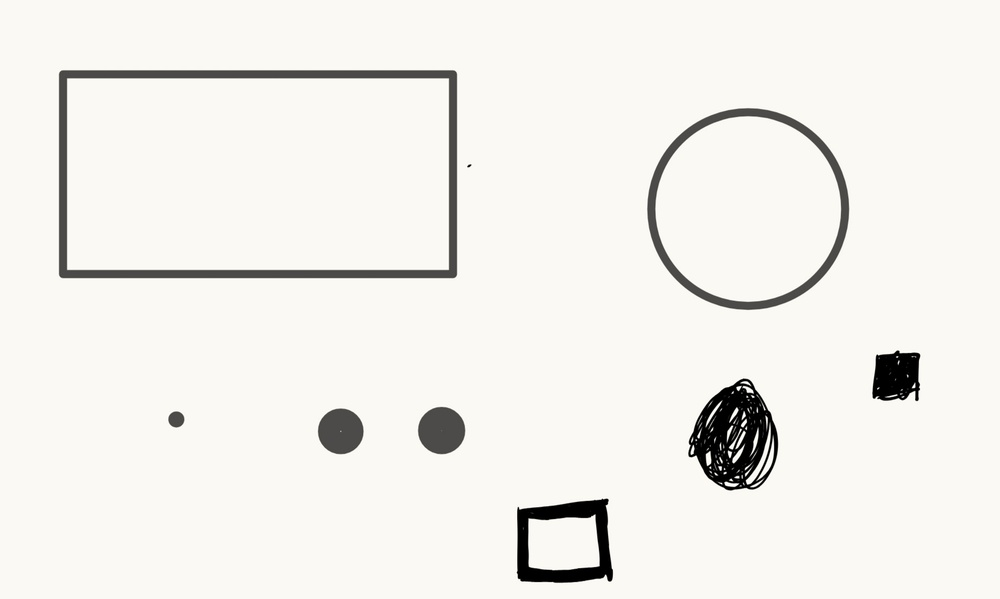
#> input picture PY_/image.jpg, 1000 x 599 px, shrunk from 1872 x 1122 before the run
$ python meanshift2D.py
#> lines starting #> are read from the running program, lines starting #| are printed output that depends on the picture
import numpy as np
import cv2
from sklearn.cluster import MeanShift, estimate_bandwidth
import matplotlib.pyplot as plt

# 1. 读取图片并转换为灰度图像
image_path = './image.jpg'  # 替换为你的图片路径
image = cv2.imread(image_path)
#> image is the input picture: shape (599, 1000, 3); mean B, G, R 234.3, 239.1, 240.1
if image is None:
    raise ValueError("无法加载图片，请检查路径是否正确！")

# 将图片转换为灰度图像
gray_image = cv2.cvtColor(image, cv2.COLOR_BGR2GRAY)

# 将灰度图像转换为一维数组，形状为 (height * width, 1)
height, width = gray_image.shape
#> height = 599; width = 1000
image_reshaped = gray_image.reshape(-1, 1)

# 2. 使用 MeanShift 聚类
# 估计带宽
bandwidth = estimate_bandwidth(image_reshaped, quantile=0.2, n_samples=500)
#> bandwidth = 11.33
print(f"Estimated bandwidth: {bandwidth}")
#| Estimated bandwidth: 11.326

# 创建 MeanShift 模型
ms = MeanShift(bandwidth=bandwidth, bin_seeding=True)
ms.fit(image_reshaped)

# 获取聚类结果
labels = ms.labels_
cluster_centers = ms.cluster_centers_
#> cluster_centers = [249, 73.86, 1.24, 222.2, 91.75, 135.7, 185.8, 114.3, 157.7, 170]
n_clusters = len(cluster_centers)
#> n_clusters = 10
print(f"Estimated number of clusters: {n_clusters}")
#| Estimated number of clusters: 10

# 3. 将聚类结果可视化
# 将每个像素替换为聚类中心的灰度值
segmented_image = cluster_centers[labels].reshape(height, width).astype(np.uint8)

# 4. 计算每个聚类中心的位置
# 获取每个像素的坐标
y_coords, x_coords = np.indices((height, width))
coords = np.stack((y_coords.ravel(), x_coords.ravel()), axis=1)

# 计算每个聚类的中心位置
cluster_centers_coords = []
for cluster_id in range(n_clusters):
    cluster_indices = np.where(labels == cluster_id)[0]
    cluster_coords = coords[cluster_indices]
    center_y, center_x = np.mean(cluster_coords, axis=0).astype(int)
    cluster_centers_coords.append((center_x, center_y))
#> this loop made 10 passes
#> (center_y, center_x) on passes 1 to 10: (297, 498), (249, 432), (459, 706), (274, 404), (259, 405), (236, 492), (245, 520), (361, 690), (350, 684), (354, 685)
#> after the loop, cluster_centers_coords = [(498, 297), (432, 249), (706, 459), (404, 274), (405, 259), (492, 236), (520, 245), (690, 361), (684, 350), (685, 354)]

# 5. 在灰度图像和聚类结果上绘制红色圆圈标记聚类中心
marked_gray_image = cv2.cvtColor(gray_image, cv2.COLOR_GRAY2BGR)  # 转换为彩色图像以便绘制红色圆圈
marked_segmented_image = cv2.cvtColor(segmented_image, cv2.COLOR_GRAY2BGR)  # 转换为彩色图像以便绘制红色圆圈

for center in cluster_centers_coords:
    cv2.circle(marked_gray_image, center, radius=10, color=(0, 0, 255), thickness=2)  # 红色圆圈
    cv2.circle(marked_segmented_image, center, radius=10, color=(0, 0, 255), thickness=2)  # 红色圆圈
#> this loop made 10 passes
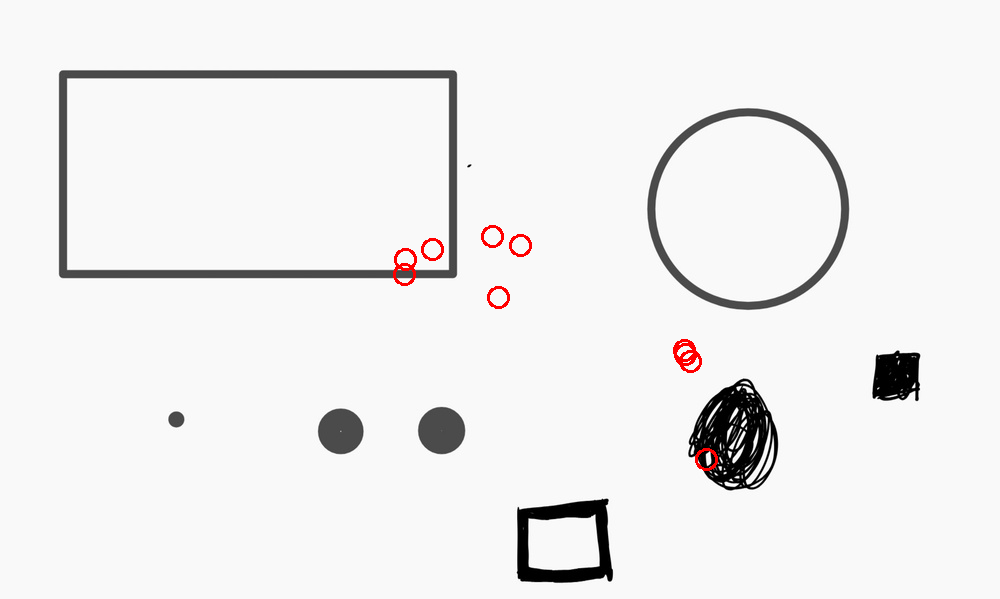
#> marked_gray_image: shape (599, 1000, 3); mean B, G, R 238.4, 238.4, 239.2
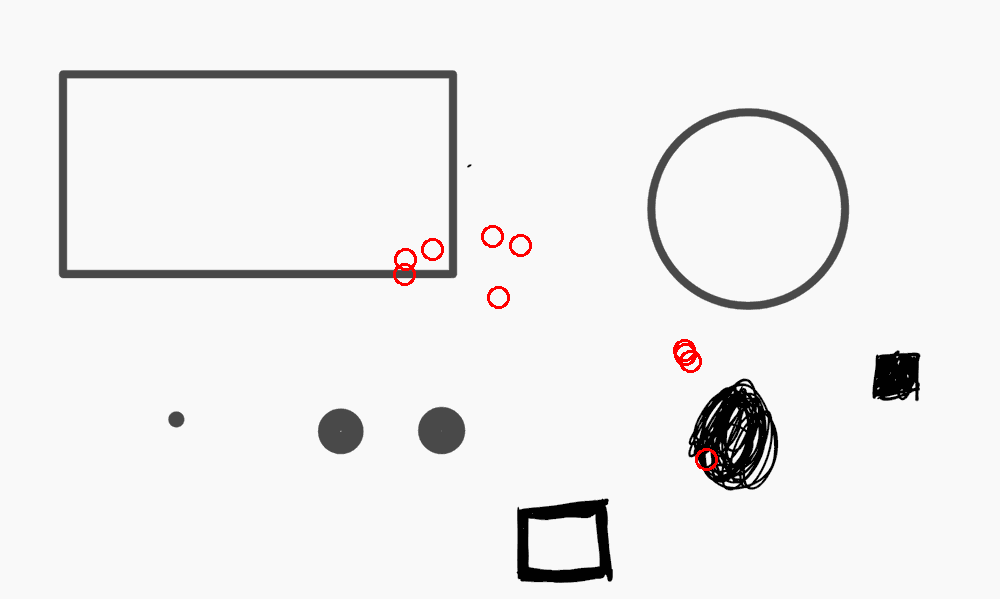
#> marked_segmented_image: shape (599, 1000, 3); mean B, G, R 238.4, 238.4, 239.2

# 6. 显示结果
plt.figure(figsize=(18, 6))

plt.subplot(1, 3, 1)
plt.title("Original Gray Image")
plt.imshow(gray_image, cmap='gray')
plt.axis('off')

plt.subplot(1, 3, 2)
plt.title("Gray Image with Cluster Centers")
plt.imshow(marked_gray_image)
plt.axis('off')

plt.subplot(1, 3, 3)
plt.title(f"MeanShift Segmentation with Cluster Centers ({n_clusters} clusters)")
plt.imshow(marked_segmented_image)
plt.axis('off')

plt.show()
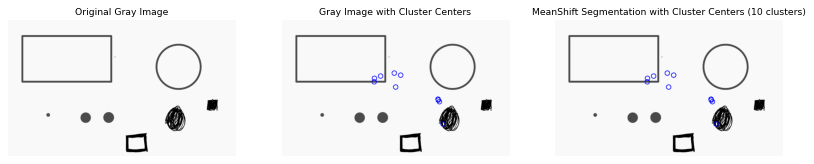
#> figure drawn by matplotlib, 3 panels; B, G, R data is drawn as R, G, B
